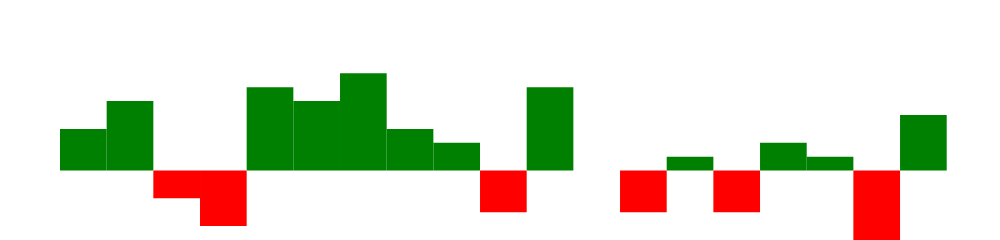

Vega-Lite specification stored for this chart:
### Vega specification from a JSON file in a GitHub repository (floating-point values rounded to 4 significant figures)
{"$schema": "https://vega.github.io/schema/vega/v5.json", "width": 150, "height": 25, "padding": 0, "data": [{"name": "table", "values": [{"game": "g1", "diff": 3}, {"game": "g2", "diff": 5}, {"game": "g3", "diff": -2}, {"game": "g4", "diff": -4}, {"game": "g5", "diff": 6}, {"game": "g6", "diff": 5}, {"game": "g7", "diff": 7}, {"game": "g8", "diff": 3}, {"game": "g9", "diff": 2}, {"game": "g10", "diff": -3}, {"game": "g11", "diff": 6}, {"game": "g12", "diff": 0}, {"game": "g13", "diff": -3}, {"game": "g14", "diff": 1}, {"game": "g15", "diff": -3}, {"game": "g16", "diff": 2}, {"game": "g17", "diff": 1}, {"game": "g18", "diff": -5}, {"game": "g19", "diff": 4}]}], "signals": [{"name": "tooltip", "value": {}, "on": [{"events": "rect:mouseover", "update": "datum"}, {"events": "rect:mouseout", "update": "{}"}]}], "scales": [{"name": "xscale", "type": "band", "domain": {"data": "table", "field": "game"}, "range": "width", "padding": 0.05, "round": true}, {"name": "yscale", "domain": {"data": "table", "field": "diff"}, "nice": true, "range": "height"}], "axes": [{"orient": "bottom", "scale": "xscale", "labels": false, "ticks": false}, {"orient": "right", "scale": "yscale", "labels": false, "ticks": false}], "marks": [{"type": "rect", "from": {"data": "table"}, "encode": {"enter": {"x": {"scale": "xscale", "field": "game"}, "width": {"scale": "xscale", "band": 1}, "y": {"scale": "yscale", "field": "diff"}, "y2": {"scale": "yscale", "value": 0}, "fill": [{"test": "datum.diff > 0", "value": "green"}, {"value": "red"}]}, "update": {"fill": [{"test": "datum.diff > 0", "value": "green"}, {"value": "red"}]}, "hover": {"fill": {"value": "black"}}}}, {"type": "text", "encode": {"enter": {"align": {"value": "center"}, "baseline": {"value": "bottom"}, "fill": {"value": "#333"}}, "update": {"x": {"scale": "xscale", "signal": "tooltip.game", "band": 0.5}, "y": {"scale": "yscale", "signal": "tooltip.diff", "offset": 0.05}, "text": {"signal": "tooltip.diff"}, "fillOpacity": [{"test": "datum === tooltip", "value": 0}, {"value": 1}]}}}], "config": {}}
